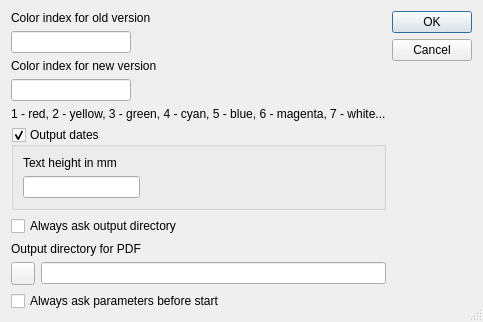
<?xml version="1.0" encoding="UTF-8"?>
<ui version="4.0">
 <class>DwgCmpSettingsDlg</class>
 <widget class="QDialog" name="DwgCmpSettingsDlg">
  <property name="geometry">
   <rect>
    <x>0</x>
    <y>0</y>
    <width>456</width>
    <height>312</height>
   </rect>
  </property>
  <property name="windowTitle">
   <string>Comparing settings</string>
  </property>
  <property name="locale">
   <locale language="English" country="UnitedStates"/>
  </property>
  <property name="sizeGripEnabled">
   <bool>true</bool>
  </property>
  <layout class="QHBoxLayout" name="horizontalLayout_5">
   <item>
    <layout class="QVBoxLayout" name="verticalLayout">
     <item>
      <widget class="QLabel" name="label">
       <property name="text">
        <string>Color index for old version</string>
       </property>
      </widget>
     </item>
     <item>
      <layout class="QHBoxLayout" name="horizontalLayout_3" stretch="1,2">
       <item>
        <widget class="QLineEdit" name="leOldColor">
         <property name="minimumSize">
          <size>
           <width>60</width>
           <height>0</height>
          </size>
         </property>
         <property name="maximumSize">
          <size>
           <width>120</width>
           <height>16777215</height>
          </size>
         </property>
         <property name="alignment">
          <set>Qt::AlignCenter</set>
         </property>
        </widget>
       </item>
       <item>
        <spacer name="horizontalSpacer_2">
         <property name="orientation">
          <enum>Qt::Horizontal</enum>
         </property>
         <property name="sizeHint" stdset="0">
          <size>
           <width>40</width>
           <height>20</height>
          </size>
         </property>
        </spacer>
       </item>
      </layout>
     </item>
     <item>
      <widget class="QLabel" name="label_2">
       <property name="text">
        <string>Color index for new version</string>
       </property>
      </widget>
     </item>
     <item>
      <layout class="QHBoxLayout" name="horizontalLayout_2" stretch="1,2">
       <item>
        <widget class="QLineEdit" name="leNewColor">
         <property name="minimumSize">
          <size>
           <width>60</width>
           <height>0</height>
          </size>
         </property>
         <property name="maximumSize">
          <size>
           <width>120</width>
           <height>16777215</height>
          </size>
         </property>
         <property name="alignment">
          <set>Qt::AlignCenter</set>
         </property>
        </widget>
       </item>
       <item>
        <spacer name="horizontalSpacer">
         <property name="orientation">
          <enum>Qt::Horizontal</enum>
         </property>
         <property name="sizeHint" stdset="0">
          <size>
           <width>40</width>
           <height>20</height>
          </size>
         </property>
        </spacer>
       </item>
      </layout>
     </item>
     <item>
      <widget class="QLabel" name="label_5">
       <property name="text">
        <string>1 - red, 2 - yellow, 3 - green, 4 - cyan, 5 - blue, 6 - magenta, 7 - white...</string>
       </property>
      </widget>
     </item>
     <item>
      <widget class="QGroupBox" name="gpOutputDates">
       <property name="title">
        <string>Output dates</string>
       </property>
       <property name="checkable">
        <bool>true</bool>
       </property>
       <layout class="QVBoxLayout" name="verticalLayout_2">
        <item>
         <widget class="QLabel" name="label_3">
          <property name="text">
           <string>Text height in mm</string>
          </property>
         </widget>
        </item>
        <item>
         <layout class="QHBoxLayout" name="horizontalLayout_4" stretch="1,2">
          <item>
           <widget class="QLineEdit" name="leTextHeight">
            <property name="minimumSize">
             <size>
              <width>60</width>
              <height>0</height>
             </size>
            </property>
            <property name="maximumSize">
             <size>
              <width>120</width>
              <height>16777215</height>
             </size>
            </property>
            <property name="alignment">
             <set>Qt::AlignCenter</set>
            </property>
           </widget>
          </item>
          <item>
           <spacer name="horizontalSpacer_3">
            <property name="orientation">
             <enum>Qt::Horizontal</enum>
            </property>
            <property name="sizeHint" stdset="0">
             <size>
              <width>40</width>
              <height>20</height>
             </size>
            </property>
           </spacer>
          </item>
         </layout>
        </item>
       </layout>
      </widget>
     </item>
     <item>
      <spacer name="verticalSpacer_2">
       <property name="orientation">
        <enum>Qt::Vertical</enum>
       </property>
       <property name="sizeHint" stdset="0">
        <size>
         <width>20</width>
         <height>40</height>
        </size>
       </property>
      </spacer>
     </item>
     <item>
      <widget class="QCheckBox" name="cbAskDir">
       <property name="text">
        <string>Always ask output directory</string>
       </property>
      </widget>
     </item>
     <item>
      <widget class="QLabel" name="label_4">
       <property name="text">
        <string>Output directory for PDF</string>
       </property>
      </widget>
     </item>
     <item>
      <layout class="QHBoxLayout" name="horizontalLayout">
       <item>
        <widget class="QToolButton" name="tbSelectPath">
         <property name="icon">
          <iconset>
           <normaloff>:/some/ico/ico/dropdownbutton.png</normaloff>:/some/ico/ico/dropdownbutton.png</iconset>
         </property>
        </widget>
       </item>
       <item>
        <widget class="QLineEdit" name="leOutputDir"/>
       </item>
      </layout>
     </item>
     <item>
      <widget class="QCheckBox" name="cbAlwaysShow">
       <property name="text">
        <string>Always ask parameters before start</string>
       </property>
      </widget>
     </item>
    </layout>
   </item>
   <item>
    <layout class="QVBoxLayout" name="verticalLayout_3">
     <item>
      <widget class="QPushButton" name="pbOK">
       <property name="text">
        <string>OK</string>
       </property>
      </widget>
     </item>
     <item>
      <widget class="QPushButton" name="pbCancel">
       <property name="text">
        <string>Cancel</string>
       </property>
      </widget>
     </item>
     <item>
      <spacer name="verticalSpacer">
       <property name="orientation">
        <enum>Qt::Vertical</enum>
       </property>
       <property name="sizeHint" stdset="0">
        <size>
         <width>20</width>
         <height>40</height>
        </size>
       </property>
      </spacer>
     </item>
    </layout>
   </item>
  </layout>
 </widget>
 <resources/>
 <connections>
  <connection>
   <sender>pbCancel</sender>
   <signal>clicked()</signal>
   <receiver>DwgCmpSettingsDlg</receiver>
   <slot>reject()</slot>
   <hints>
    <hint type="sourcelabel">
     <x>540</x>
     <y>53</y>
    </hint>
    <hint type="destinationlabel">
     <x>294</x>
     <y>149</y>
    </hint>
   </hints>
  </connection>
 </connections>
</ui>
